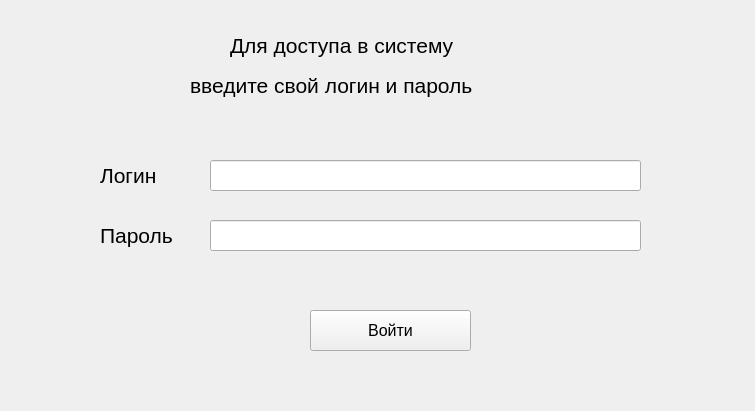
<?xml version="1.0" encoding="UTF-8"?>
<ui version="4.0">
 <class>Form</class>
 <widget class="QWidget" name="Form">
  <property name="geometry">
   <rect>
    <x>0</x>
    <y>0</y>
    <width>755</width>
    <height>411</height>
   </rect>
  </property>
  <property name="windowTitle">
   <string>Form</string>
  </property>
  <widget class="QLabel" name="label">
   <property name="geometry">
    <rect>
     <x>230</x>
     <y>20</y>
     <width>281</width>
     <height>51</height>
    </rect>
   </property>
   <property name="font">
    <font>
     <pointsize>16</pointsize>
    </font>
   </property>
   <property name="text">
    <string>Для доступа в систему</string>
   </property>
  </widget>
  <widget class="QLabel" name="label_2">
   <property name="geometry">
    <rect>
     <x>190</x>
     <y>60</y>
     <width>371</width>
     <height>51</height>
    </rect>
   </property>
   <property name="font">
    <font>
     <pointsize>16</pointsize>
    </font>
   </property>
   <property name="text">
    <string>введите свой логин и пароль</string>
   </property>
  </widget>
  <widget class="QLabel" name="label_3">
   <property name="geometry">
    <rect>
     <x>100</x>
     <y>150</y>
     <width>81</width>
     <height>51</height>
    </rect>
   </property>
   <property name="font">
    <font>
     <pointsize>16</pointsize>
    </font>
   </property>
   <property name="text">
    <string>Логин</string>
   </property>
  </widget>
  <widget class="QLabel" name="label_4">
   <property name="geometry">
    <rect>
     <x>100</x>
     <y>210</y>
     <width>101</width>
     <height>51</height>
    </rect>
   </property>
   <property name="font">
    <font>
     <pointsize>16</pointsize>
    </font>
   </property>
   <property name="text">
    <string>Пароль</string>
   </property>
  </widget>
  <widget class="QPushButton" name="log_in_button">
   <property name="geometry">
    <rect>
     <x>310</x>
     <y>310</y>
     <width>161</width>
     <height>41</height>
    </rect>
   </property>
   <property name="font">
    <font>
     <pointsize>12</pointsize>
    </font>
   </property>
   <property name="text">
    <string>Войти</string>
   </property>
  </widget>
  <widget class="QLineEdit" name="login_EditLine">
   <property name="geometry">
    <rect>
     <x>210</x>
     <y>160</y>
     <width>431</width>
     <height>31</height>
    </rect>
   </property>
  </widget>
  <widget class="QLineEdit" name="pas_EditLine">
   <property name="geometry">
    <rect>
     <x>210</x>
     <y>220</y>
     <width>431</width>
     <height>31</height>
    </rect>
   </property>
  </widget>
 </widget>
 <resources/>
 <connections/>
</ui>
